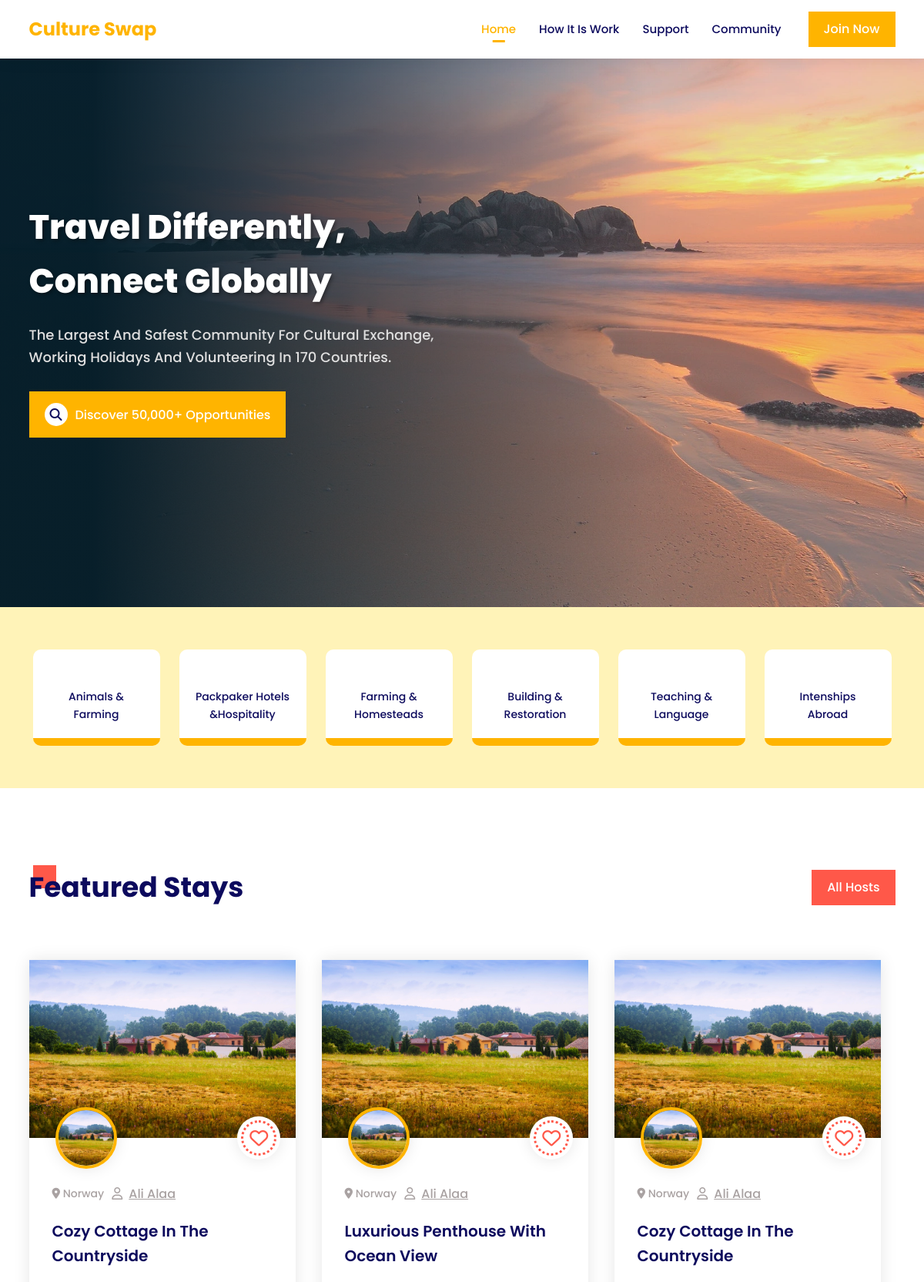
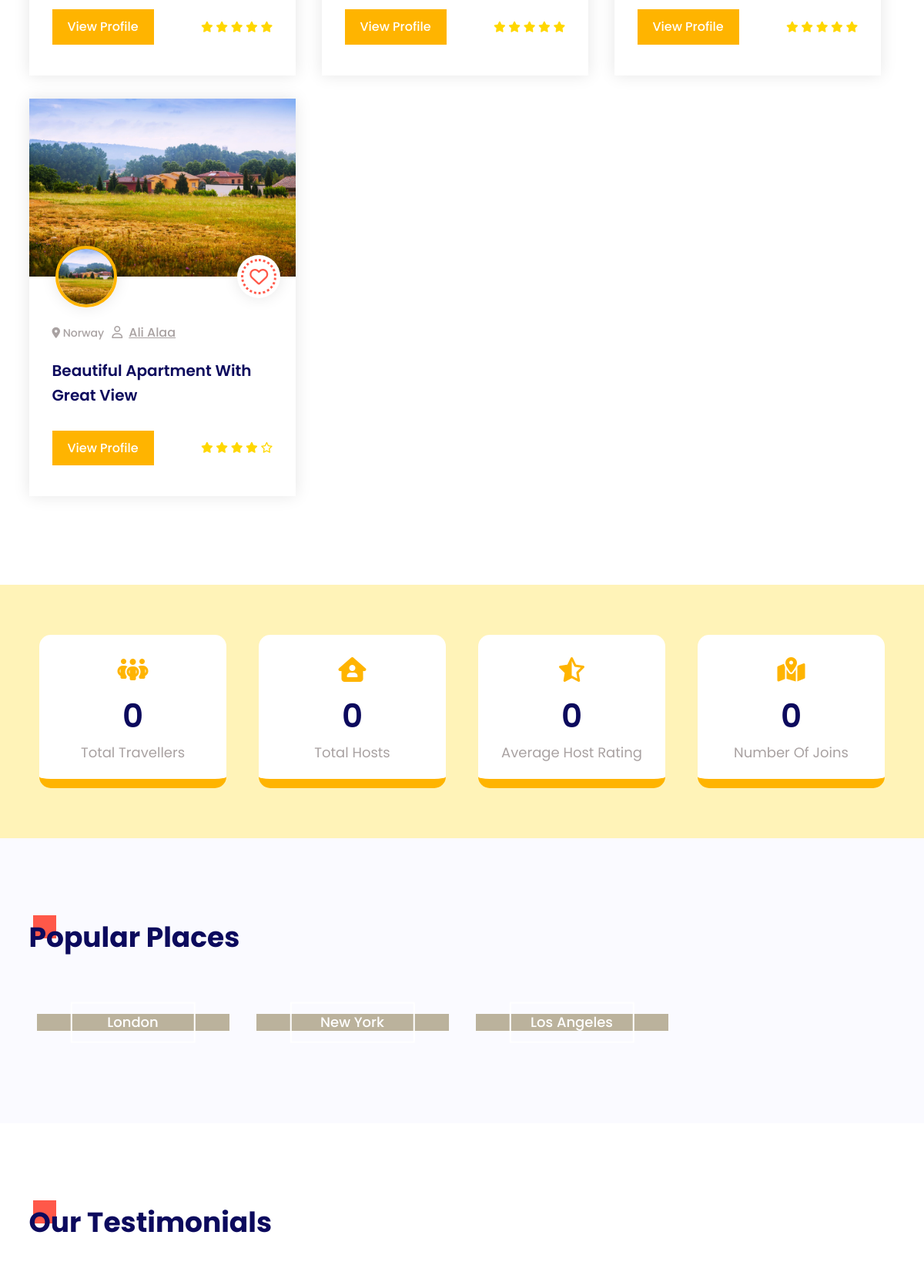
The page / (upper part) on the database its author committed (2 pictures, top to bottom).
### tables this page shows
CREATE TABLE `service` (
  `Id` int(11) NOT NULL,
  `name` varchar(30) NOT NULL
);

CREATE TABLE `host` (
  `Id` int(11) NOT NULL,
  `User_id` int(11) NOT NULL,
  `Status` varchar(15) NOT NULL,
  `Description` varchar(500) NOT NULL,
  `Rate_average` int(11) NOT NULL,
  `Traveller_num` int(11) NOT NULL,
  `Location` varchar(100) NOT NULL
);

### controller/index.php (called while the page is built, shortened)
<?php
$cards = Database::getInstance()->query(
    "SELECT id, MAX(Rate_average) AS max_rating, GROUP_CONCAT(Description SEPARATOR ', ') AS descriptions
 FROM host
 GROUP BY id
 ORDER BY max_rating DESC
 LIMIT 6"
)->get();
$services = Database::getInstance()->query("SELECT Id, name FROM service limit 6")->get();
$popularPlaces = Database::getInstance()->query("SELECT Location,
 COUNT(*) AS host_count  FROM host GROUP BY Location
ORDER BY host_count DESC
LIMIT 8 ")->get();
$num_trv =  Database::getInstance()->query("SELECT COUNT(Id) AS num_travelers FROM traveller")->find();
$num_hst =  Database::getInstance()->query("SELECT COUNT(Id) AS num_hosts FROM host")->find();
$avg_hst_rating = Database::getInstance()->query("SELECT AVG(Rate_average) AS avg_rate FROM host")->find();
$joins = Database::getInstance()->query("SELECT COUNT(Id) AS num_reservations FROM reservation WHERE Status = 1")->find();
$trv_rate = $num_trv['num_travelers'];
$hst_rate = $num_hst['num_hosts'];
$hst_avg_rate = (int)$avg_hst_rating["avg_rate"];
$num_joins = $joins["num_reservations"];
require base_path("views/index.view.php");

### public/index.php (called while the page is built, shortened)
<?php
require BASE_PATH . 'core/functions.php';
spl_autoload_register(function ($class) {
    $class = str_replace('\\', DIRECTORY_SEPARATOR, $class);
});
$router = new \core\Router();
$uri = parse_url($_SERVER['REQUEST_URI'])['path'];
$method = $_POST['_method'] ?? $_SERVER['REQUEST_METHOD'];
$router->route($uri, $method);

### core/Database.php (called while the page is built, shortened)
<?php
class Database
{
    public $connection;
    public $statement;
    private static $instance;
    private static $config;
    public function __construct($config, $username = "root", $password = "")
    {
        $this->configInfo = require base_path('config.php');
        $dsn = ('mysql:' . http_build_query($this->configInfo['database'], "", ';'));
        $this->connection = new PDO($dsn, $username, $password, [
            PDO::ATTR_DEFAULT_FETCH_MODE => PDO::FETCH_ASSOC
        ]);
        Database::$config = $this->configInfo;
    }
    public function query($query, $param = [])
    {
        $this->statement = $this->connection->prepare($query);
        $this->statement->execute($param);
        return $this;
    }
    public function get()
    {
        return $this->statement->fetchAll();
    }
    public function find()
    {
        return $this->statement->fetch();
    }
    public static function getInstance()
    {
        if (Database::$instance == null) {
            Database::$instance = new Database(Database::$config);
        }
        return Database::$instance;
    }
}

### core/functions.php (called while the page is built, shortened)
<?php
function base_path($path)
{
  return BASE_PATH . $path;
}

### config.php (called while the page is built)
<?php
return [
    'database' => [
        'host' => 'localhost',
        'port' => '3306',
        'dbname' => 'culture_swap',
        'charset' => 'utf8mb4'
    ],
    'base_urll' => 'http://localhost/culture_swap',
    'ASSET_URL' => 'http://localhost/culture_swap/public/assets',
];

### views/index.view.php (the view, shortened to what this page needs)
<!DOCTYPE html>
<html lang="en">
<head>
    <?php
    require base_path("views/partials/head.view.php");
    ?>
    <link rel="stylesheet" href="https://cdn.jsdelivr.net/npm/swiper@9/swiper-bundle.min.css" />
    <link rel="stylesheet" href="/culture_swap/public/assets/css/home.css">
</head>
<body>
    <?php
    require base_path("views/partials/nav.view.php");
    ?>
    <header class="">
        <div class="container">
            <div class="headerContent">
                <h1>Travel differently, connect globally</h1>
                <p>
                    The largest and safest community for cultural exchange, working holidays and volunteering in 170
                    countries.
                </p>
            </div>
            <a href="#" class="second-btn discoverBtn ">
                <span class="discoverIcon"><i class="fa-solid fa-magnifying-glass"></i></span>
                <span class="discoverText ">Discover 50,000+ opportunities</span>
            </a>
        </div>
    </header>
    <section class=" categories">
        <div class="container">
            <div class="row">
                <?php foreach ($services as $service) : ?>
                    <div class="col-xl-2 col-lg-3 col-md-4 col-sm-6 item">
                        <a href="#">
                            <span class="itemText" name="animals">
                                <?= $service["name"] ?>
                            </span>
                        </a>
                    </div>
                <?php endforeach ?>
            </div>
        </div>
    </section>
    <section class="section-padding cards">
        <div class="container">
            <div class="head">
                <h2 class="heading">Featured Stays</h2>
                <a href="./hosts" class="main-btn">all hosts</a>
            </div>
            <div class="row">
                <?php foreach ($cards as $card) : ?>
                    <div class="col-xl-4 col-md-6">
                        <div class="myCard">
                            <div class="cardImage">
                                <img src="public/assets/imgs/home/header5.webp" alt="">
                                <button class="love">
                                    <span>
                                        <i class="fa-regular fa-heart"></i>
                                    </span>
                                </button>
                                <div class="userCardImg">
                                    <img src="public/assets/imgs/home/header5.webp" alt="">
                                </div>
                            </div>
                            <div class="cardContent">
                                <div class="userContent">
                                    <div class="cardCountry">
                                        <span class="countryIcon"><i class="fa-solid fa-location-dot"></i></span>
                                        <span class="countryText">norway</span>
                                    </div>
                                    <div class="userCardContent">
                                        <span class="userIcon"><i class="fa-regular fa-user"></i></span>
                                        <span>ali alaa</span>
                                    </div>
                                </div>
                                <h3>
                                    <?= $card["descriptions"] ?>
                                </h3>
                                <div class="cardDetails">
                                    <a href="#" class="second-btn">view profile</a>
                                    <div class="rate">
                                        <?php $rate = $card["max_rating"]; ?>
                                        <?php $goldstar = $rate ?>
                                        <?php while ($goldstar) : ?>
                                            <span>
                                                <i class="fa-solid fa-star"></i>
                                            </span>
                                            <?php $goldstar--; ?>
                                        <?php endwhile ?>
                                        <?php $regStar = 5 - $rate ?>
                                        <?php while ($regStar) : ?>
                                            <span>
                                                <i class="fa-regular fa-star"></i>
                                            </span>
                                            <?php $regStar-- ?>
                                        <?php endwhile ?>
                                    </div>
                                </div>
                            </div>
                        </div>
                    </div>
                <?php endforeach ?>
            </div>
    </section>
    <section class=" statistics">
        <div class="container">
            <div class="row">
                <div class="col-xl-3 col-md-6">
                    <div class="box">
                        <span class="stateIcon"><i class="fa-solid fa-people-group"></i></span>
                        <span class="num" data-stat="<?= $trv_rate ?>">0</span>
                        <span class="boxTitle">total travellers</span>
                    </div>
                </div>
                <div class="col-xl-3 col-md-6">
                    <div class="box">
                        <span class="stateIcon"><i class="fa-solid fa-house-user"></i></span>
                        <span class="num" data-stat="<?= $hst_rate ?>">0</span>
                        <span class="boxTitle">total hosts</span>
                    </div>
                </div>
                <div class="col-xl-3 col-md-6">
                    <div class="box">
                        <span class="stateIcon"><i class="fa-regular fa-star-half-stroke"></i></span>
                        <span class="num" data-stat="<?=$hst_avg_rate?>">0</span>
                        <span class="boxTitle">Average host rating
                        </span>
                    </div>
                </div>
                <div class="col-xl-3 col-md-6">
                    <div class="box">
                        <span class="stateIcon"><i class="fa-solid fa-map-location-dot"></i></span>
                        <span class="num" data-stat="<?=$num_joins?>">0</span>
                        <span class="boxTitle">number of joins
                        </span>
                    </div>
                </div>
            </div>
        </div>
    </section>
    <section class="section-padding places">
        <div class="container">
            <div class="head">
                <h2 class="heading">popular places</h2>
            </div>
            <div class="row">
                <?php foreach ($popularPlaces as $popularPlace) : ?>
                    <div class="col-lg-3">
                        <div class="placeItem">
                            <div class="placeImage">
                            </div>
                            <a href="#" class='placeLink second-btn'>
                                <?= $popularPlace["Location"] ?>
                            </a>
                        </div>
                    </div>
                <?php endforeach ?>
            </div>
        </div>
    </section>
    <section class="section-padding testimonials">
        <div class="container">
            <div class="head">
                <h2 class="heading">our testimonials</h2>
            </div>
        </div>
    </section>
</body>
</html>

### core/Router.php (shortened to what this page needs)
<?php
class Router
{
  protected $routes = [];
  public function add($method, $uri, $controller)
  {
    $this->routes[] = [
      'uri' => $uri,
      'controller' => $controller,
      'method' => $method,
    ];
  }
  public function only($key)
  {
    $this->routes[array_key_last($this->routes)]['middleware'] = $key;
  }
  public function route($uri, $method)
  {
    foreach ($this->routes as $route) {
      if ($route['uri'] == $uri && $route['method'] == strtoupper($method)) {
        return require base_path($route['controller']);
      }
    }
  }
}
?>

### rows shown on the page
service: name "Animals & Farming"
service: name "Packpaker Hotels &hospitality"
service: name "Farming & Homesteads"
service: name "Building & Restoration"
service: name "Teaching & Language"
service: name "Intenships Abroad"
host: descriptions "Cozy Cottage In The Countryside"
host: descriptions "Luxurious Penthouse With Ocean View"
host: descriptions "Cozy Cottage In The Countryside"
host: descriptions "Beautiful Apartment With Great View"

### other values the page prints
$popularPlace["Location"] "London"
$popularPlace["Location"] "New York"
$popularPlace["Location"] "Los Angeles"
